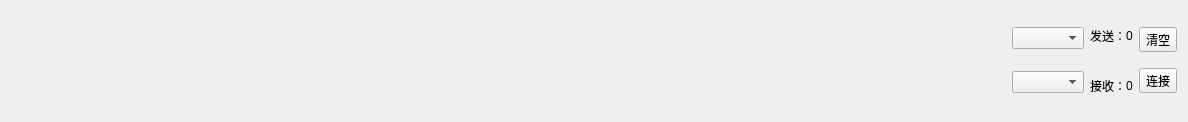
    <widget class="QWidget" name="widget_bottom" native="true">
     <property name="minimumSize">
      <size>
       <width>0</width>
       <height>0</height>
      </size>
     </property>
     <property name="maximumSize">
      <size>
       <width>16777215</width>
       <height>16777215</height>
      </size>
     </property>
     <layout class="QHBoxLayout" name="horizontalLayout_10">
      <item>
       <widget class="QWidget" name="widget_clock" native="true">
        <property name="sizePolicy">
         <sizepolicy hsizetype="Preferred" vsizetype="Preferred">
          <horstretch>0</horstretch>
          <verstretch>0</verstretch>
         </sizepolicy>
        </property>
        <property name="minimumSize">
         <size>
          <width>0</width>
          <height>100</height>
         </size>
        </property>
       </widget>
      </item>
      <item>
       <spacer name="horizontalSpacer_2">
        <property name="orientation">
         <enum>Qt::Horizontal</enum>
        </property>
        <property name="sizeHint" stdset="0">
         <size>
          <width>995</width>
          <height>10</height>
         </size>
        </property>
       </spacer>
      </item>
      <item>
       <layout class="QVBoxLayout" name="verticalLayout_7">
        <item>
         <widget class="QComboBox" name="bottomPortName">
          <property name="sizePolicy">
           <sizepolicy hsizetype="Preferred" vsizetype="Fixed">
            <horstretch>1</horstretch>
            <verstretch>0</verstretch>
           </sizepolicy>
          </property>
         </widget>
        </item>
        <item>
         <widget class="QComboBox" name="bottomPortBond">
          <property name="sizePolicy">
           <sizepolicy hsizetype="Preferred" vsizetype="Fixed">
            <horstretch>1</horstretch>
            <verstretch>0</verstretch>
           </sizepolicy>
          </property>
         </widget>
        </item>
       </layout>
      </item>
      <item>
       <layout class="QVBoxLayout" name="verticalLayout_23">
        <property name="spacing">
         <number>0</number>
        </property>
        <item>
         <layout class="QHBoxLayout" name="horizontalLayout_63">
          <property name="spacing">
           <number>0</number>
          </property>
          <item>
           <widget class="QLabel" name="label_52">
            <property name="text">
             <string>发送：</string>
            </property>
           </widget>
          </item>
          <item>
           <widget class="QLabel" name="bottom_sendcount_label">
            <property name="text">
             <string>0</string>
            </property>
           </widget>
          </item>
         </layout>
        </item>
        <item>
         <layout class="QHBoxLayout" name="horizontalLayout_68">
          <property name="spacing">
           <number>0</number>
          </property>
          <item>
           <widget class="QLabel" name="label_2">
            <property name="text">
             <string>接收：</string>
            </property>
           </widget>
          </item>
          <item>
           <widget class="QLabel" name="bottom_recvcount_label">
            <property name="text">
             <string>0</string>
            </property>
           </widget>
          </item>
         </layout>
        </item>
       </layout>
      </item>
      <item>
       <layout class="QVBoxLayout" name="verticalLayout_24">
        <property name="spacing">
         <number>0</number>
        </property>
        <item>
         <widget class="QToolButton" name="mainClearButton">
          <property name="text">
           <string>清空</string>
          </property>
         </widget>
        </item>
        <item>
         <widget class="QToolButton" name="mainConnectButton">
          <property name="text">
           <string>连接</string>
          </property>
         </widget>
        </item>
       </layout>
      </item>
     </layout>
    </widget>
